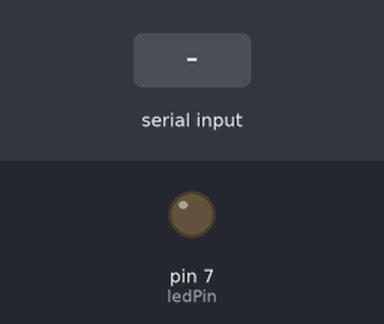
Bench run of a sketch on a simulated Arduino Uno, built with avr-gcc and run on an emulated ATmega328P. On the bench: output pins drawn as LEDs (lit = HIGH). Inputs (shaded band) come from the test bench.

Above: at 1.2 s.
1.3 s: "1" received over the second serial link
At 1.6 s:
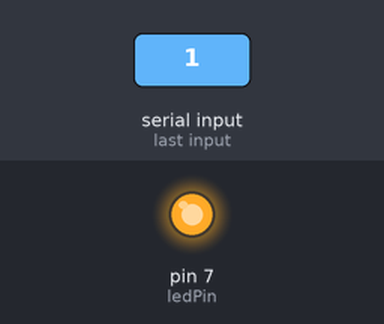
2.8 s: "0" received over the second serial link
At 4.1 s:
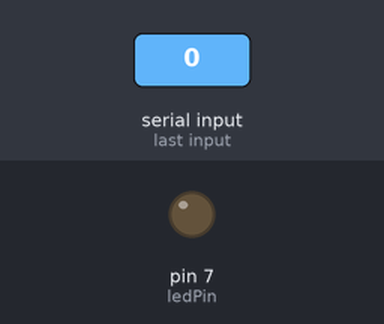
Timing chart, 0 to 5.8 s (numbered marks = the images above; inputs shaded):
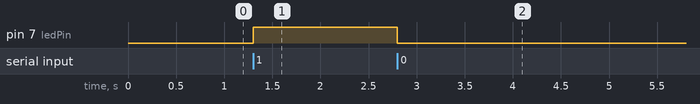

Measured:
- after the input at 1.3 s, pin 7 (ledPin): LOW → HIGH at once
- after the input at 2.8 s, pin 7 (ledPin): HIGH → LOW at once

The sketch:

Bluetooth.ino
```cpp
#define ledPin 7
#include <SoftwareSerial.h>

const byte rxPin = 2;
const byte txPin = 3;

// Set up a new SoftwareSerial object
SoftwareSerial mySerial (rxPin, txPin);

int state = 0;

void setup() {
  pinMode(ledPin, OUTPUT);
  digitalWrite(ledPin, LOW);
  mySerial.begin(38400); // Default communication rate of the Bluetooth module
}

void loop() {
  if(mySerial.available() > 0){ // Checks whether data is comming from the serial port
    state = mySerial.read(); // Reads the data from the serial port
 }

 if (state == '0') {
  digitalWrite(ledPin, LOW); // Turn LED OFF
  mySerial.println("LED: OFF"); // Send back, to the phone, the String "LED: ON"
  state = 0;
 }
 else if (state == '1') {
  digitalWrite(ledPin, HIGH);
  Serial.println("LED: ON");;
  state = 0;
 }
}
```
